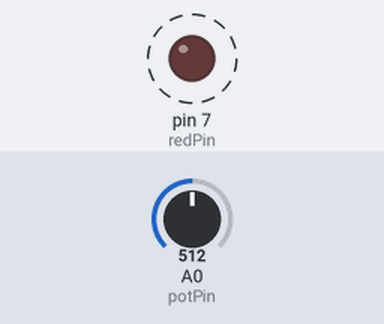
The sketch below on a simulated Arduino Uno, built with avr-gcc and run on an emulated ATmega328P. On the bench: output pins drawn as LEDs (lit = HIGH). Dashed ring = blinking. The test bench sets the inputs (shaded band); at power-on: A0 (potPin) = 512. What the sketch prints to the serial monitor is not drawn.

Above: at 1.8 s.
1.9 s: A0 (potPin) set to 0
At 3.1 s:
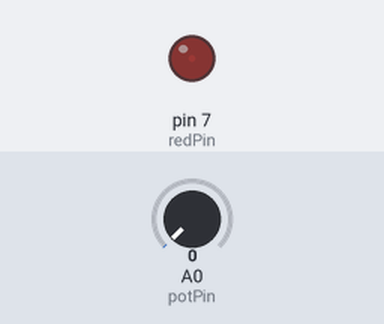
3.6 s: A0 (potPin) set to 122
At 3.9 s:
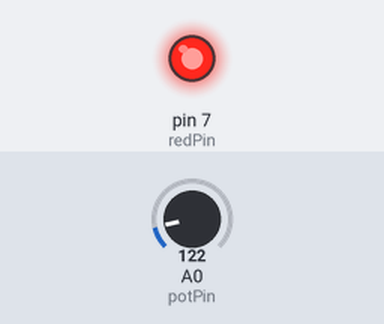
Timing chart, 0 to 13.1 s (numbered marks = the images above; inputs shaded):
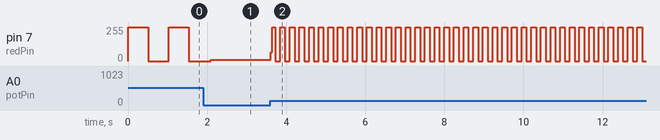

The sketch:

blink_speed_by_pot.ino
```cpp
int potPin = A0;
int redPin = 7;
int potVal;

void setup() {
  // put your setup code here, to run once:
pinMode(potPin,INPUT);
pinMode(redPin, OUTPUT);
Serial.begin(250000);
}

void loop() {
  // put your main code here, to run repeatedly:
potVal = analogRead(potPin);
Serial.println(potVal);
digitalWrite(redPin,HIGH);
delay(potVal);
digitalWrite(redPin,LOW);
delay(potVal);
}
```

Measured:
- after the input at 3.6 s, pin 7 (redPin): 9/255 → 66/255 at once, then moves between 0/255 and 255/255, repeating every 0.24 s
- by itself, pin 7 (redPin): alternates 255/255 for 0.51 s and 0/255 for 0.51 s
